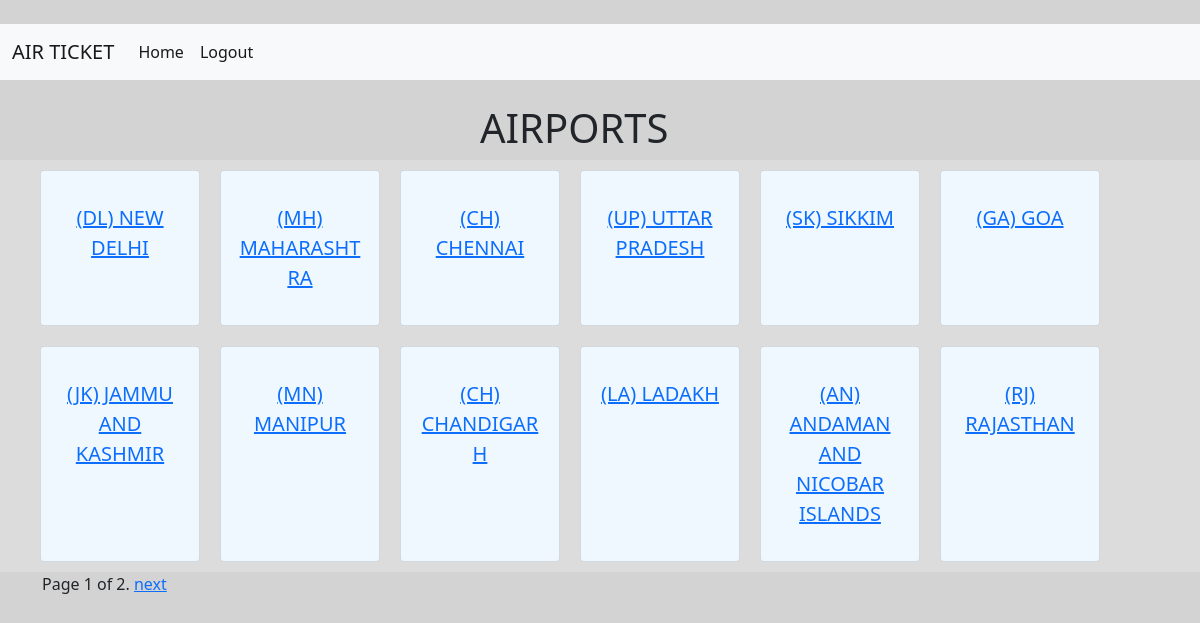
The app's page /Airport/ with its own data.
### Flights/models.py (models this page shows)
class Airport(models.Model):
    code=models.CharField(max_length=3)
    city=models.CharField(max_length=120)
    def __str__(self):
        return f"({self.code}) {self.city}"

### Flights/views.py (the view)
# urls.py: path("Airport/",details,name="details"),
def details(request):
    A=Airport.objects.all()
    paginator=Paginator(A,12)
    page_number=request.GET.get('page')
    try:
        page_obj=paginator.get_page(page_number)
    except PageNotAnInteger:
        page_obj=paginator.page(1)
    except EmptyPage:
        page_obj=paginator.page(paginator.num_pages)
    context={
        "A":A,
        "page_number":page_number,
        "page_obj":page_obj,
        }
    return render(request,"Flights/details.html",context)

### Flights/templates/Flights/details.html
{% extends 'Flights/base2.html'  %}
{%block body%}
<br />
<h1 style="margin-left:480px;">AIRPORTS</h1>
<div class="flex-container" style="padding-left: 30px; background-color:gainsboro;">
    <br />
        {% for A in page_obj %}
    <div class="card" style="  width: 10rem;
        background-color:aliceblue;">
        <div class="card-body">
            <p class="card-text">
            <div>
              <a href="{% url 'airport_no' A.id %}">{{ A|upper }}</a>
            </div></p>
        </div>
    </div>
        {% endfor %}
</div>
{%	include	"Flights/pagination.html"	with	page_number=page_obj	%}
{% endblock %}

### Flights/static/Flights/styles3.css (style rules this page uses)
.flex-container { display:flex; flex-wrap:wrap; }
.flex-container>div { width:100px; margin:10px; text-align:center; font-size:20px; }

### records on screen
Airport: code+city "(DL) NEW DELHI"
Airport: code+city "(MH) MAHARASHTRA"
Airport: code+city "(CH) CHENNAI"
Airport: code+city "(UP) UTTAR PRADESH"
Airport: code+city "(SK) SIKKIM"
Airport: code+city "(GA) GOA"
Airport: code+city "(JK) JAMMU AND KASHMIR"
Airport: code+city "(MN) MANIPUR"
Airport: code+city "(CH) CHANDIGARH"
Airport: code+city "(LA) LADAKH"
Airport: code+city "(AN) ANDAMAN AND NICOBAR ISLANDS"
Airport: code+city "(RJ) RAJASTHAN"

### other values on screen
{{ page_obj.number }} "1"
{{ page_obj.paginator.num_pages }} "2"
